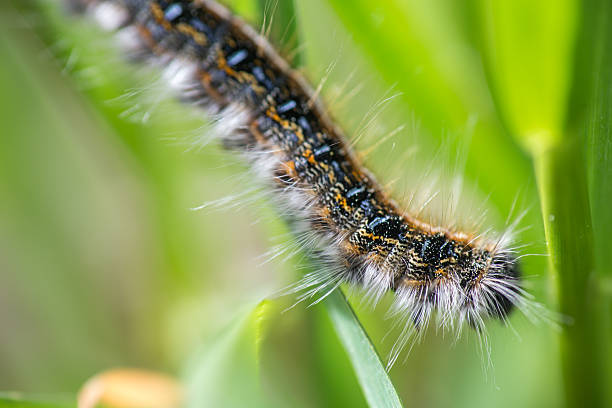
#> input picture dataset/catterpillar/Caterpillar-31.jpg, 612 x 408 px; its folder holds only this picture in this run
$ jupyter execute --allow-errors '05.percobaan(grayscale+resize+median+sobel+thresholding).ipynb'   (older library calls are emulated)
#> lines starting #> are read from the running program, lines starting #| are printed output that depends on the picture; after the words box and inside, x2 and y2 are one past the last pixel; in counts of white or black regions, pixels touching at a corner belong together
# PERCOBAAN 5 : RESIZE + GRAYSCALE + MEDIAN + SOBEL + THRESHOLDING

Percobaan ini bertujuan untuk melakukan preprocessing citra menggunakan beberapa tahapan, yaitu resize, konversi grayscale, median filtering, deteksi tepi Sobel, dan thresholding. Hasil preprocessing kemudian diekstraksi menggunakan fitur GLCM dan digunakan sebagai masukan pada algoritma klasifikasi Random Forest, Support Vector Machine (SVM), dan K-Nearest Neighbor (KNN).

## IMPORT LIBRARY

Tahap ini digunakan untuk mengimpor seluruh library yang diperlukan selama proses penelitian, mulai dari pengolahan citra, ekstraksi fitur, visualisasi data, hingga proses klasifikasi dan evaluasi model.

[cell 1]
# Import library yang dibutuhkan
import os
from pathlib import Path

import cv2 as cv
import matplotlib.pyplot as plt
import numpy as np
import pandas as pd
import seaborn as sns

from scipy.stats import entropy
from skimage.feature import graycomatrix, graycoprops

from sklearn.model_selection import train_test_split
from sklearn.ensemble import RandomForestClassifier
from sklearn.svm import SVC
from sklearn.neighbors import KNeighborsClassifier
from sklearn.metrics import (
    accuracy_score,
    precision_score,
    recall_score,
    f1_score,
    confusion_matrix,
    classification_report,
    ConfusionMatrixDisplay,
)

## LOAD DATASET

Dataset citra dibaca dari folder dataset yang telah disiapkan. Setiap gambar akan dimasukkan ke dalam variabel data beserta label kelasnya sehingga dapat digunakan pada proses preprocessing dan klasifikasi.

[cell 2]
PROJECT_ROOT = Path.cwd()
DATASET_DIR = PROJECT_ROOT / "dataset"

VALID_EXTENSIONS = {".jpg", ".jpeg", ".png", ".bmp"}

print("Folder dataset:", DATASET_DIR.resolve())

[cell 3]
data = []
labels = []
file_name = []

for class_folder in sorted(DATASET_DIR.iterdir()):
    if not class_folder.is_dir():
        continue

    label = class_folder.name
    image_files = [
        file for file in sorted(class_folder.iterdir())
        if file.suffix.lower() in VALID_EXTENSIONS
    ]

    print(f"{label}: {len(image_files)} gambar")

    for image_path in image_files:
        image = cv.imread(str(image_path))
#> image is the input picture: shape (408, 612, 3); mean B, G, R 79.9, 158.7, 136.9

        if image is None:
            print("Gagal membaca gambar:", image_path)
            continue

        data.append(image.astype(np.uint8))
        labels.append(label)
        file_name.append(image_path.name)

data = np.array(data, dtype=object)
labels = np.array(labels)
file_name = np.array(file_name)

print("\nTotal data:", len(data))
#| Total data: 2
print(pd.Series(labels).value_counts())

## DATA AUGMENTATION

Data augmentation digunakan untuk menambah variasi data pelatihan dengan melakukan transformasi tertentu pada citra. Pada percobaan ini augmentation dapat diaktifkan atau dinonaktifkan sesuai kebutuhan eksperimen.

[cell 4]
def augment_image(image):
    return []

[cell 5]
USE_AUGMENTATION = False

data_used = list(data)
#> data_used = 2 items
labels_used = list(labels)
file_name_used = list(file_name)

if USE_AUGMENTATION:
    for image, label, filename in zip(data, labels, file_name):
        for index, augmented_image in enumerate(augment_image(image), start=1):
            data_used.append(augmented_image.astype(np.uint8))
            labels_used.append(label)
            name, ext = os.path.splitext(filename)
            file_name_used.append(f"{name}_aug{index}{ext}")

data_used = np.array(data_used, dtype=object)
labels_used = np.array(labels_used)
file_name_used = np.array(file_name_used)

print("Data sebelum augmentasi:", len(data))
#| Data sebelum augmentasi: 2
print("Data yang digunakan:", len(data_used))
#| Data yang digunakan: 2

Pada bagian ini dilakukan pengaturan penggunaan data augmentation sebelum proses preprocessing dan klasifikasi. Variabel USE_AUGMENTATION diatur bernilai False, sehingga dataset yang digunakan tetap berupa data asli tanpa penambahan variasi citra. Data gambar, label, dan nama file terlebih dahulu disalin ke variabel data_used, labels_used, dan file_name_used agar data awal tetap tersimpan. Jika nilai USE_AUGMENTATION diubah menjadi True, program akan menghasilkan citra tambahan melalui fungsi augment_image(), kemudian menyimpan hasil augmentasi beserta label dan nama file baru dengan penanda _aug. Setelah proses selesai, seluruh data dikonversi menjadi array NumPy, lalu program menampilkan jumlah data sebelum augmentasi dan jumlah data yang digunakan untuk memastikan proses berjalan sesuai pengaturan yang dipilih. Karena augmentasi dinonaktifkan pada percobaan ini, jumlah data yang digunakan tetap sama dengan jumlah data awal.

## DATA PREPARATION

Tahap data preparation bertujuan mempersiapkan citra sebelum dilakukan ekstraksi fitur.

### DEFINE PREPROCESSING FUNCTION

Fungsi preprocessing yang digunakan pada percobaan ini terdiri dari:

1. Resize untuk menyeragamkan ukuran citra.
2. Grayscale untuk mengubah citra RGB menjadi citra keabuan.
3. Median Filter untuk mengurangi noise tanpa merusak tepi objek.
4. Sobel untuk mendeteksi tepi objek berdasarkan perubahan intensitas piksel.
5. Thresholding untuk mengubah citra menjadi citra biner sehingga objek lebih mudah dipisahkan dari latar belakang.

[cell 6]
TARGET_SIZE = (384, 256)


def resize_grayscale(image, target_size=TARGET_SIZE):
    resized = cv.resize(image, target_size)

    if len(resized.shape) == 3:
        gray = cv.cvtColor(resized, cv.COLOR_BGR2GRAY)
    else:
        gray = resized

    return gray.astype(np.uint8)


def filter(img, size, mode):

    height, width = img.shape
    pad = size // 2

    padded = np.pad(img, pad, mode="edge")

    canvas = np.zeros_like(img, dtype=np.uint8)

    match mode:

        case "median":
            for i in range(height):
                for j in range(width):

                    region = padded[i:i+size, j:j+size]

                    canvas[i, j] = np.median(region)

    return canvas


def sobel(img):

    # Kernel Sobel
    gx_kernel = np.array([
        [-1, 0, 1],
        [-2, 0, 2],
        [-1, 0, 1]
    ])

    gy_kernel = np.array([
        [-1, -2, -1],
        [ 0,  0,  0],
        [ 1,  2,  1]
    ])

    height, width = img.shape

    padded = np.pad(img, 1, mode='edge')

    gx = np.zeros_like(img, dtype=np.float32)
    gy = np.zeros_like(img, dtype=np.float32)

    # Konvolusi Sobel
    for i in range(height):
        for j in range(width):

            region = padded[i:i+3, j:j+3]

            gx[i, j] = np.sum(region * gx_kernel)
            gy[i, j] = np.sum(region * gy_kernel)

    # Magnitude gradient
    sobel_result = np.sqrt(gx**2 + gy**2)

    # Normalisasi ke 0-255
    sobel_result = np.clip(sobel_result, 0, 255)

    return sobel_result.astype(np.uint8)

def thresholding(img, batas):
    baris, kolom = img.shape
    canvas = np.zeros_like(img, dtype=np.uint8)

    for i in range(baris):
        for j in range(kolom):
            if(img[i,j] > batas):
                canvas[i,j] = 255
            elif(img[i,j] <= batas):
                canvas[i,j] = 0

    return canvas

def prepo5(image):

    # Resize + Grayscale
    gray = resize_grayscale(image)

    # Median Filter
    median = filter(gray, 3, "median")

    # Sobel
    sobel_img = sobel(median)

    # Thresholding
    threshold = thresholding(sobel_img, 33)

    return threshold

### PREPROCESSING DATA

Pada tahap ini seluruh citra pada dataset diproses menggunakan fungsi preprocessing yang telah dibuat. Hasil preprocessing akan disimpan untuk digunakan pada tahap ekstraksi fitur.

[cell 7]
dataPreprocessed = []

for image in data_used:
    dataPreprocessed.append(prepo5(image))
#> this loop made 2 passes
#> pass 1, in resize_grayscale, `resized = cv.resize(image, target_size)`:
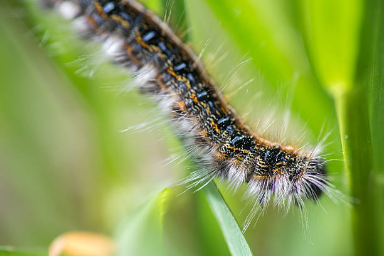
#> resized: shape (256, 384, 3); mean of channels 0, 1, 2 79.8, 158.6, 136.8; drawn as B, G, R
#> pass 1, in resize_grayscale, `gray = cv.cvtColor(resized, cv.COLOR_BGR2GRAY)`:
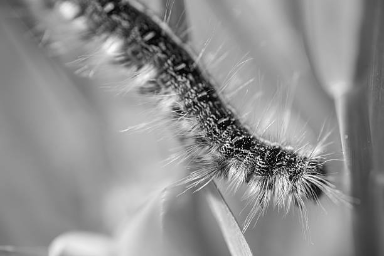
#> gray: shape (256, 384); min 2, max 253, mean 143.1
#> pass 1, in filter, `padded = np.pad(img, pad, mode="edge")`:
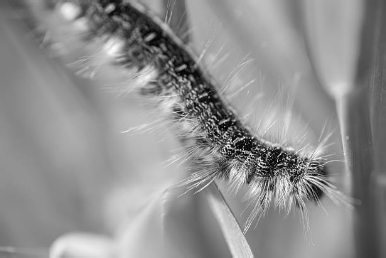
#> padded: shape (258, 386); min 2, max 253, mean 142.9
#> pass 1, in prepo5, `median = filter(gray, 3, "median")`:
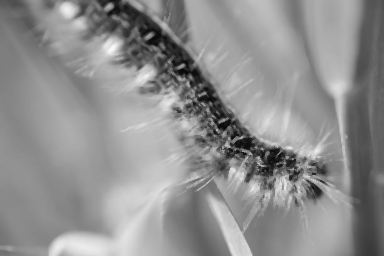
#> median: shape (256, 384); min 8, max 249, mean 142.8
#> after the loop, dataPreprocessed = 2 items

dataPreprocessed = np.stack(dataPreprocessed).astype(np.uint8)

print("Jumlah data setelah preprocessing:", len(dataPreprocessed))
#| Jumlah data setelah preprocessing: 2
print("Ukuran target (width, height):", TARGET_SIZE)
print("Shape contoh gambar:", dataPreprocessed[0].shape)
#| Shape contoh gambar: (256, 384)
print("Tipe data gambar:", dataPreprocessed.dtype)
#| Tipe data gambar: uint8

### MENAMPILKAN HASIL

Bagian ini digunakan untuk menampilkan beberapa contoh citra hasil preprocessing sehingga perubahan yang terjadi setelah proses resize, grayscale, median filtering, Sobel, dan thresholding dapat diamati secara visual.

[cell 8]
# Menampilkan 10 contoh gambar setelah preprocessing grayscale + resize + median + sobel + thresholding
jumlah_gambar = min(10, len(dataPreprocessed))
#> jumlah_gambar = 2

fig, axes = plt.subplots(2, 5, figsize=(15, 6))
axes = axes.ravel()

for i, ax in enumerate(axes):
    ax.axis("off")

    if i < jumlah_gambar:
        ax.imshow(dataPreprocessed[i], cmap="gray")
        ax.set_title(f"{labels_used[i]}\n{file_name_used[i]}", fontsize=9)

plt.tight_layout()
plt.show()
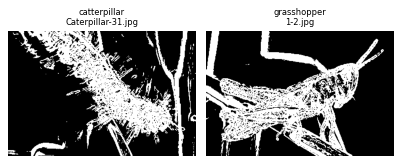
#> figure drawn by matplotlib, 2 panels

## FEATURE EXTRACTION

Setelah preprocessing selesai dilakukan, citra diekstraksi menggunakan metode Gray Level Co-occurrence Matrix (GLCM). Metode ini digunakan untuk memperoleh karakteristik tekstur citra yang akan digunakan sebagai fitur pada proses klasifikasi.

[cell 9]
def glcm(image, derajat):
    if derajat == 0:
        angles = [0]
    elif derajat == 45:
        angles = [np.pi / 4]
    elif derajat == 90:
        angles = [np.pi / 2]
    elif derajat == 135:
        angles = [3 * np.pi / 4]
    else:
        raise ValueError("Derajat harus salah satu dari: 0, 45, 90, 135.")

    return graycomatrix(
        image,
        distances=[1],
        angles=angles,
        levels=256,
        symmetric=True,
        normed=True,
    )

Pada bagian ini dibuat fungsi glcm() untuk membentuk Gray Level Co-occurrence Matrix (GLCM) yang digunakan pada proses ekstraksi fitur tekstur citra. Fungsi menerima input berupa citra hasil preprocessing dan nilai sudut (derajat) yang menentukan arah hubungan antar piksel, yaitu 0°, 45°, 90°, atau 135°. Nilai sudut tersebut kemudian dikonversi ke satuan radian agar dapat diproses oleh fungsi graycomatrix(). Selanjutnya, GLCM dibentuk dengan jarak antar piksel (distance) sebesar 1 piksel, jumlah tingkat keabuan (levels) sebanyak 256, serta menggunakan parameter symmetric=True agar matriks bersifat simetris dan normed=True agar hasil dinormalisasi. Matriks GLCM yang dihasilkan digunakan untuk merepresentasikan pola tekstur citra pada tahap ekstraksi fitur berikutnya.

[cell 10]
def safe_value(value):
    value = float(value)
    if np.isnan(value) or np.isinf(value):
        return 0.0
    return value

Pada bagian ini dibuat fungsi safe_value() untuk memastikan nilai yang digunakan pada proses selanjutnya tetap valid. Fungsi menerima sebuah nilai kemudian mengubahnya ke tipe data float. Setelah itu dilakukan pengecekan apakah nilai tersebut berupa NaN (Not a Number) atau Infinity menggunakan np.isnan() dan np.isinf(). Jika ditemukan nilai yang tidak valid, fungsi akan mengembalikan nilai 0.0 agar tidak menyebabkan error atau memengaruhi hasil perhitungan. Jika nilai valid, maka nilai asli akan dikembalikan. Fungsi ini digunakan sebagai langkah pencegahan agar proses ekstraksi fitur dan klasifikasi berjalan lebih stabil.

[cell 11]
def correlation(matriks):
    return safe_value(graycoprops(matriks, "correlation")[0, 0])


def dissimilarity(matriks):
    return safe_value(graycoprops(matriks, "dissimilarity")[0, 0])


def homogenity(matriks):
    return safe_value(graycoprops(matriks, "homogeneity")[0, 0])


def contrast(matriks):
    return safe_value(graycoprops(matriks, "contrast")[0, 0])


def ASM(matriks):
    return safe_value(graycoprops(matriks, "ASM")[0, 0])


def energy(matriks):
    return safe_value(graycoprops(matriks, "energy")[0, 0])


def entropyGlcm(matriks):
    return safe_value(entropy(matriks.ravel()))

Pada bagian ini dibuat beberapa fungsi untuk melakukan ekstraksi fitur tekstur dari matriks Gray Level Co-occurrence Matrix (GLCM). Setiap fungsi menggunakan graycoprops() untuk mengambil karakteristik tertentu dari matriks, yaitu correlation untuk mengukur hubungan antar piksel, dissimilarity untuk melihat tingkat perbedaan intensitas, homogeneity untuk mengukur keseragaman tekstur, contrast untuk mengetahui tingkat variasi intensitas, ASM (Angular Second Moment) untuk mengukur keseragaman distribusi piksel, dan energy sebagai ukuran keteraturan tekstur. Selain itu, fungsi entropyGlcm() digunakan untuk menghitung entropi sebagai ukuran kompleksitas atau tingkat ketidakteraturan tekstur menggunakan fungsi entropy(). Seluruh hasil perhitungan diproses melalui fungsi safe_value() agar nilai yang dihasilkan tetap valid dan tidak mengandung nilai NaN maupun Infinity.

[cell 12]
def extract_glcm_features(image):
    if image.ndim == 3:
        image = cv.cvtColor(image, cv.COLOR_BGR2GRAY)

    image = image.astype(np.uint8)
    features = {}

    for derajat in [0, 45, 90, 135]:
        matriks = glcm(image, derajat)
        features[f"Contrast{derajat}"] = contrast(matriks)
        features[f"Homogeneity{derajat}"] = homogenity(matriks)
        features[f"Dissimilarity{derajat}"] = dissimilarity(matriks)
        features[f"Entropy{derajat}"] = entropyGlcm(matriks)
        features[f"ASM{derajat}"] = ASM(matriks)
        features[f"Energy{derajat}"] = energy(matriks)
        features[f"Correlation{derajat}"] = correlation(matriks)
    return features

Pada bagian ini dibuat fungsi extract_glcm_features() untuk melakukan ekstraksi fitur tekstur citra menggunakan metode Gray Level Co-occurrence Matrix (GLCM). Fungsi menerima citra sebagai input dan terlebih dahulu memeriksa apakah citra masih memiliki tiga kanal warna, kemudian mengubahnya menjadi grayscale jika diperlukan. Setelah itu citra dikonversi ke tipe data uint8 agar sesuai untuk proses perhitungan GLCM. Selanjutnya dilakukan perulangan pada empat arah sudut yaitu 0°, 45°, 90°, dan 135° untuk membentuk matriks GLCM dan menghitung beberapa fitur tekstur, yaitu Contrast, Homogeneity, Dissimilarity, Entropy, ASM, Energy, dan Correlation. Setiap nilai fitur disimpan ke dalam dictionary dengan nama yang menyesuaikan sudut perhitungan sehingga menghasilkan kumpulan fitur yang mewakili karakteristik tekstur citra dan siap digunakan pada tahap klasifikasi.

[cell 13]
rows = []

for image, label, filename in zip(dataPreprocessed, labels_used, file_name_used):
    row = {
        "Filename": filename,
        "Label": label,
    }
    row.update(extract_glcm_features(image))
    rows.append(row)
#> this loop made 2 passes
#> (label, filename) on pass 1: ('catterpillar', 'Caterpillar-31.jpg')
#> label on pass 2: 'grasshopper'
#> pass 1, in extract_glcm_features, `image = image.astype(np.uint8)`:
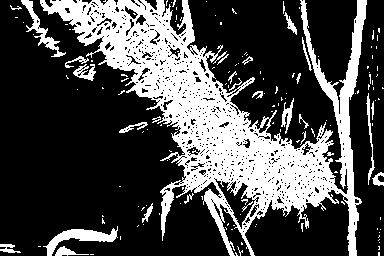
#> image: shape (256, 384); 29.2% white; 151 white regions (123 under 20 px), largest, box (x1, y1, x2, y2) and area: (40, 0, 367, 256) 25156, (43, 226, 118, 256) 723, (21, 0, 66, 57) 497
#> pass 2, in extract_glcm_features (call 2), `image = image.astype(np.uint8)`:
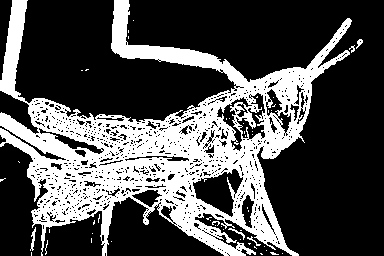
#> image: shape (256, 384); 30.9% white; 52 white regions (46 under 20 px), largest, box (x1, y1, x2, y2) and area: (0, 0, 352, 256) 29997, (30, 227, 36, 251) 60, (228, 228, 245, 240) 41, (356, 39, 363, 49) 34, (247, 236, 261, 246) 31, (349, 45, 355, 53) 22
#> after the loop, rows = 2 items

hasilEkstrak = pd.DataFrame(rows)
#> hasilEkstrak = table of 2 rows and 30 columns
hasilEkstrak.head()
#> Out = table of 2 rows and 30 columns

Pada bagian ini dilakukan proses penyusunan hasil ekstraksi fitur GLCM ke dalam bentuk DataFrame menggunakan Pandas. Program melakukan perulangan pada setiap citra hasil preprocessing beserta label dan nama file menggunakan zip(). Untuk setiap data, dibuat sebuah dictionary yang berisi informasi nama file (Filename) dan label kelas (Label), kemudian ditambahkan seluruh fitur tekstur hasil fungsi extract_glcm_features() menggunakan update(). Setiap hasil ekstraksi disimpan ke dalam list rows, lalu seluruh data dikonversi menjadi DataFrame dengan pd.DataFrame(rows). Terakhir, fungsi head() digunakan untuk menampilkan beberapa baris pertama sebagai pratinjau hasil ekstraksi fitur sebelum digunakan pada tahap klasifikasi.

### HASIL EKSTRAKSI FITUR

Bagian ini menampilkan hasil ekstraksi fitur GLCM untuk setiap citra. Nilai-nilai fitur tersebut akan menjadi representasi numerik yang digunakan sebagai masukan model klasifikasi.

[cell 14]
print("Jumlah data hasil ekstraksi:", len(hasilEkstrak))
#| Jumlah data hasil ekstraksi: 2
hasilEkstrak
#> Out = table of 2 rows and 30 columns

### SELEKSI FITUR

Seleksi fitur dilakukan untuk melihat hubungan antar fitur yang dihasilkan. Analisis korelasi digunakan untuk mengetahui apakah terdapat fitur yang memiliki hubungan sangat kuat sehingga dapat mempengaruhi performa model.

[cell 15]
# Menghitung korelasi antar fitur numerik
feature_data = hasilEkstrak.drop(columns=["Label", "Filename"])
#> feature_data = table of 2 rows and 28 columns
feature_data = feature_data.select_dtypes(include=[np.number])

correlation_matrix = feature_data.corr().abs()
#> correlation_matrix = table of 28 rows and 28 columns

# Menyaring fitur yang memiliki korelasi absolut lebih dari threshold
threshold = 0.95
columns = np.full((correlation_matrix.shape[0],), True, dtype=bool)

for i in range(correlation_matrix.shape[0]):
    for j in range(i + 1, correlation_matrix.shape[0]):
        if correlation_matrix.iloc[i, j] >= threshold:
            if columns[j]:
                columns[j] = False

select = feature_data.columns[columns]
x_new = hasilEkstrak[select]
#> x_new = table of 2 rows and 1 columns
y = hasilEkstrak["Label"]

print("Jumlah fitur awal:", feature_data.shape[1])
#| Jumlah fitur awal: 28
print("Jumlah fitur setelah selection:", len(select))
#| Jumlah fitur setelah selection: 1
print("Fitur yang digunakan:")
print(list(select))
#| ['Contrast0']

plt.figure(figsize=(17, 17))
sns.heatmap(x_new.corr(), annot=True, cmap="Blues", fmt=".2f")
plt.title("Korelasi Fitur Grayscale + Resize + Median + Sobel")
plt.show()
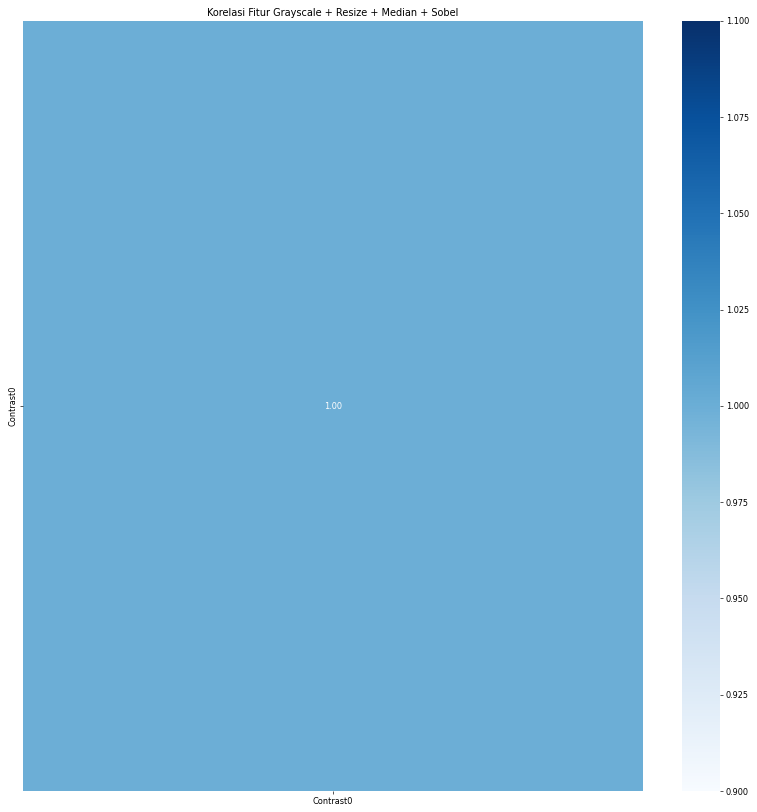
#> figure drawn by matplotlib, 2 panels
